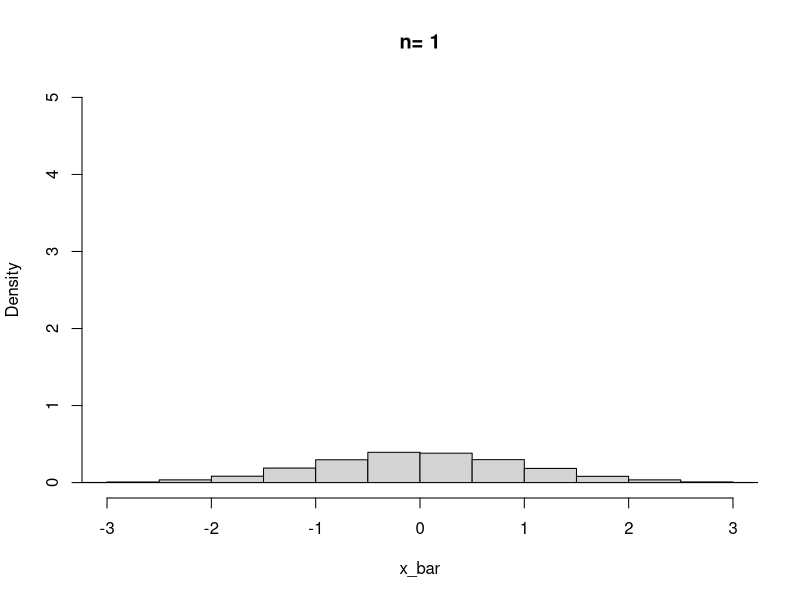
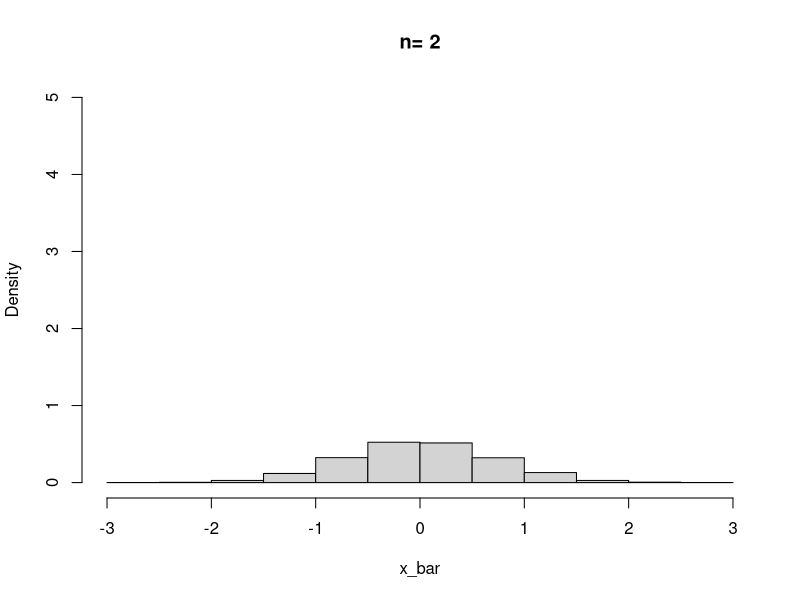
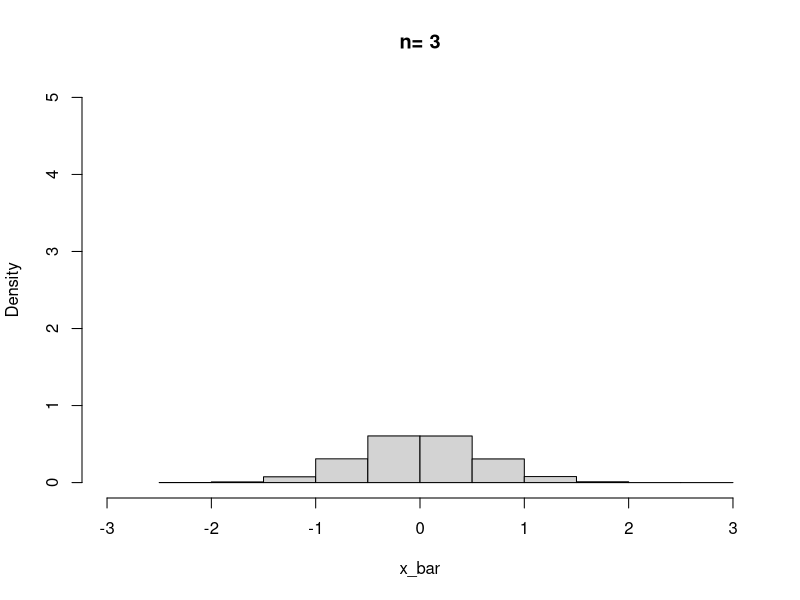
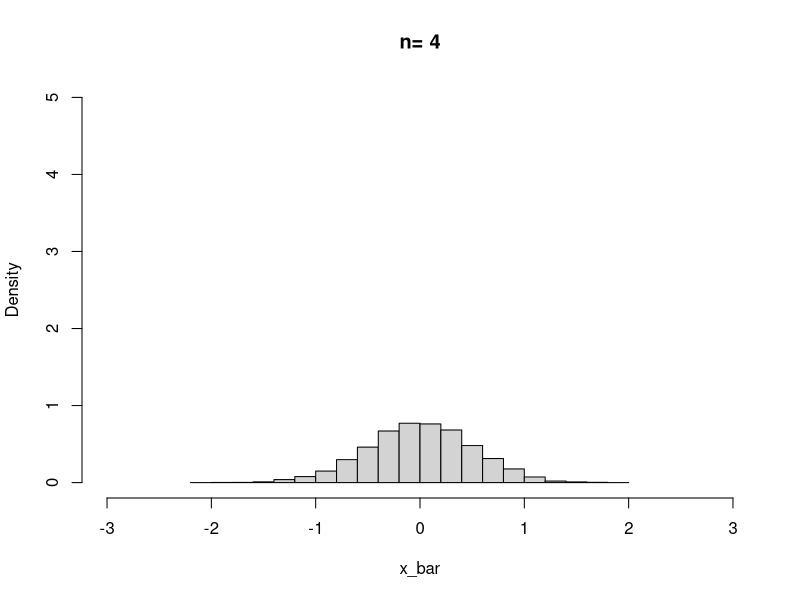
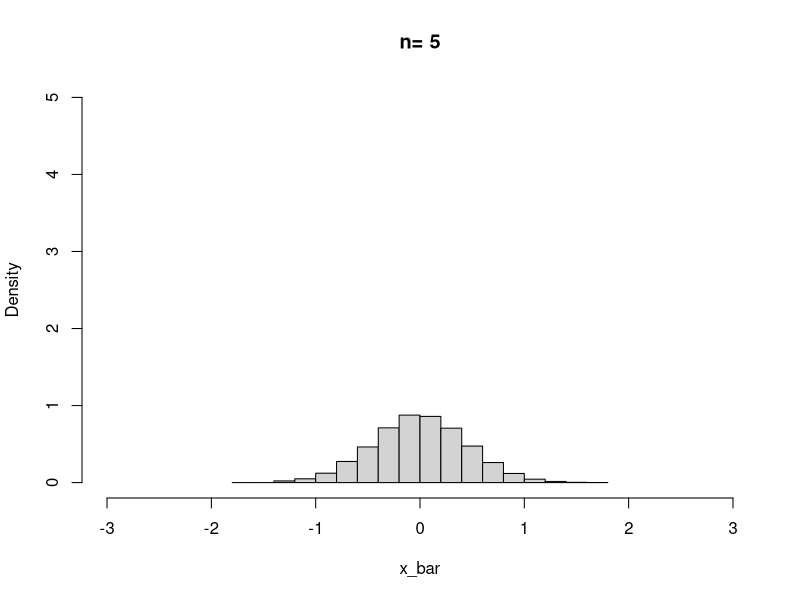
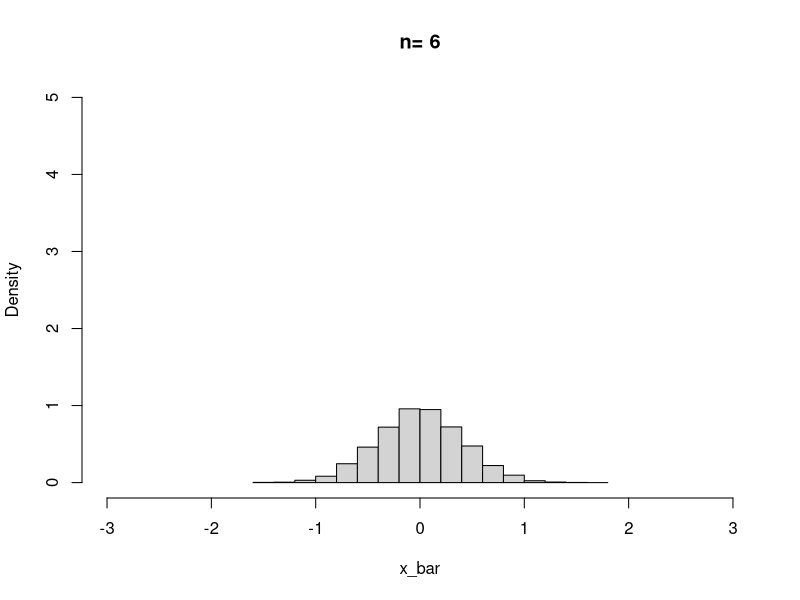
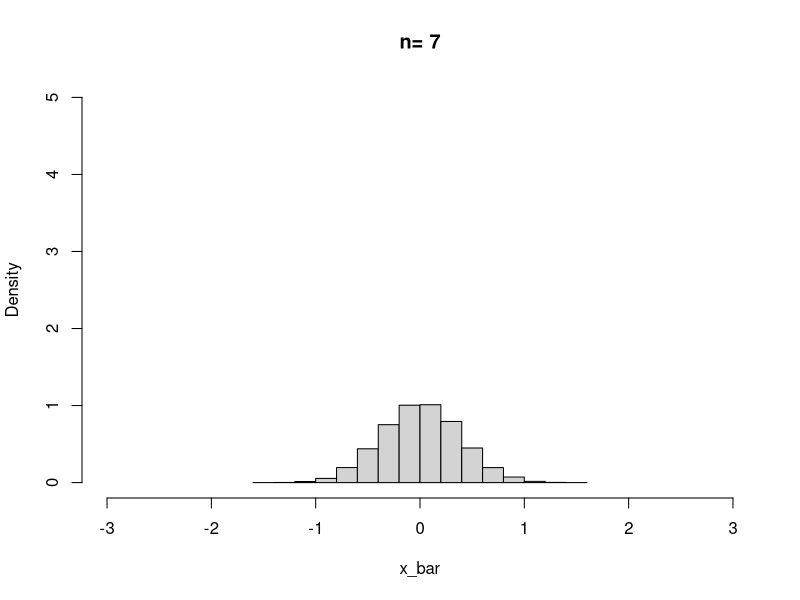
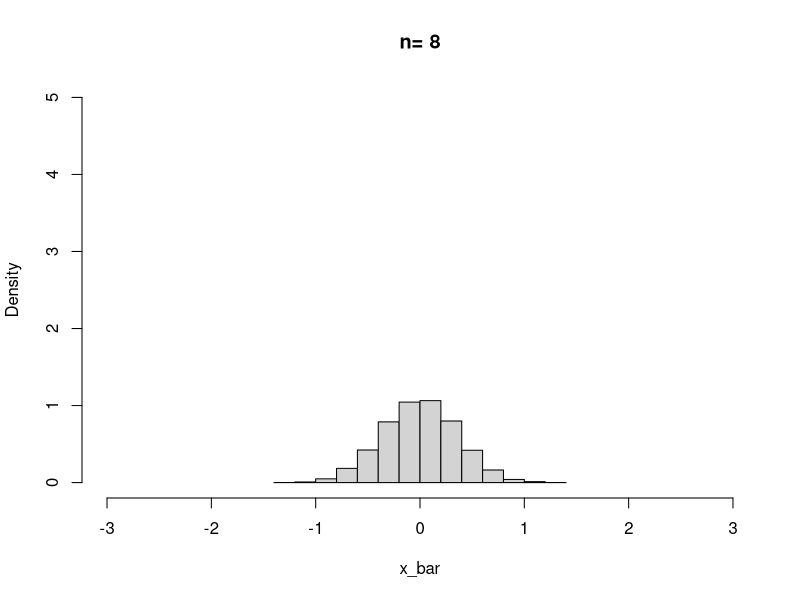

These figures' R source, in order: (Note: a time limit stopped this script after it produced the figures.)

# n을 1부터 200까지 순회하면서, 
# 각 샘플별로 표준정규분포에서 10000번식 n개를 추출. 
# 그리고, 그 n이 1부터 200까지 돌면서, 한번씩 그 10000개의 분포를 그리면서 넘어간다. 
for(n in 1:200){
  x_bar=numeric(10000)
  for(i in 1:10000){
    x_bar[i]=mean(rnorm(n))
  }
  hist(x_bar,xlim=c(-3,3),ylim=c(0,5),main=paste("n=",n),freq=FALSE)
  title(main="")
  Sys.sleep(0.05)  
}



e=0.01
n=500
prob=numeric(n) 
set.seed(123)

# 1부터 500까지 n을 loop돌린다. 
# 그 각각의 n에서 10000번을 루프 돌면서 n개를 추출한다. 
# 그리고, 그 그때 0.1로 설정된 epsilon보다 컸다면 error count에 +1 

# 지금 max라는 통계량이 1로 converge in probaility하는 과정
runif(1)
for(i in 1:n){
  err_count=0
  
  #  count the probability
  for(j in 1:10000){
    if(abs(max(runif(i))-1)>e){
      err_count=err_count+1
    }
  }
  prob[i]=err_count/10000
}
plot(prob,ylab="Pr(|Yn-1|>0.01)",xlab="n")

abs(max(runif(50)) - 1)


# 지금 max라는 통계량이 converge in probaility하는 과정
e=0.01
n=1000

prob=numeric(n) 
set.seed(111)

for(i in 1:n){
  err_count=0
  
  for(j in 1:10000){
    if(abs(rnorm(1))>e){
      err_count=err_count+1
    }    
  }
  prob[i]=err_count/10000
}
plot(prob,ylab="Pr(|X_1|>0.01)",xlab="n")


#
e=0.01
n=1000
prob=numeric(n) 
set.seed(111)

for(i in 1:n){
  err_count=0
  for(j in 1:10000){
    if(abs(rnorm(1))>e){
      err_count=err_count+1
    }    
  }
  prob[i]=err_count/10000
}
plot(prob,ylab="Pr(|X_1|>0.01)",xlab="n")



seq(2,40,2)
?rlnorm
# Generating sampling distribution of sample mean (100k obs per sample size)
for(sample.size in seq(2,40,2)){
  z=numeric(10000)
  for(i in 1:10000){
    x=rlnorm(sample.size) 
    z[i]=(mean(x)-exp(0.5))/sqrt((exp(1)-1)*exp(1))*sqrt(sample.size)    
  }
  # Plotting the empirical CDF and the normal CDF
  lnorm_cdf=ecdf(z)
  plot(lnorm_cdf, z,xlim=c(-5,5),ylim=c(0,1 ),xlab="Standarized sample means"
       ,main=paste("sample size=",sample.size),sub="CDF of the sample means")
  par(new=TRUE)
  title(main="")
  curve(pnorm(x), col="red",  from=-5, to=5,xlim=c(-5,5),ylim=c(0,1 ),
        ylab="cumulative probability",lwd = 2 ,add = TRUE)
  Sys.sleep(2)
}




# Group Assignment
# My Version
e=0.1
n=1500

sample_size=c()
sample_means=c()
out <- c()
set.seed(1)

for(i in 1:n){
  print(i)
  for(j in 1:100){
    sample_mean <- mean(rnorm(i))
    sample_means <- c(sample_means, sample_mean)
    sample_size <- c(sample_size, i)
    
    if(abs(sample_mean-0)>e){
      out <- c(out, 1)
    }else{
      out <- c(out, 0)
    }    
  }
}


library(ggplot2)
library(dplyr)

plot_df <- data.frame(sample_size, sample_means, out)
plot_df2 <-  plot_df %>% mutate(out = factor(ifelse(out == 1, "Out", "Not Out")))


colorPalette <- c("ff0000", "#000000")
plot_df2 %>%
  ggplot(aes(sample_size,sample_means, color=out)) +
  geom_point(alpha=0.5, size=2) +
  labs(y="Sample Means", x="Sample Size")+
  xlim(-1, 1500)+
  ylim(-3.5, 3.5)




# Prof Version
# sample mean convert in p to mean
e=0.1
n=1500
points=100
sample=matrix(0, ncol = n, nrow = 100)
sample
for(i in 1:n){
  SM=numeric(points)
  for(j in 1:points){
    SM[j]=mean(rnorm(i))
  }
  sample[,i]=SM
}

sample

plot(rep(1,length(sample[,1][abs(sample[,1])<e])),  sample[,1][abs(sample[,1])<e] ,xlim=c(0,n),
     ylim=c(min(sample),max(sample)),pch=19, ylab="Sample means",xlab="Sample size (n)")

points(rep(1,length(sample[,1][abs(sample[,1])>=e])), sample[,1][abs(sample[,1])>=e] ,col="red")

for(i in 2:n){
  points(rep(i,length(sample[,i][abs(sample[,i])<e])),sample[,i][abs(sample[,i])<e],pch=19)
  points(rep(i,length(sample[,i][abs(sample[,i])>=e])), sample[,i][abs(sample[,i])>=e] ,col="red")
}
